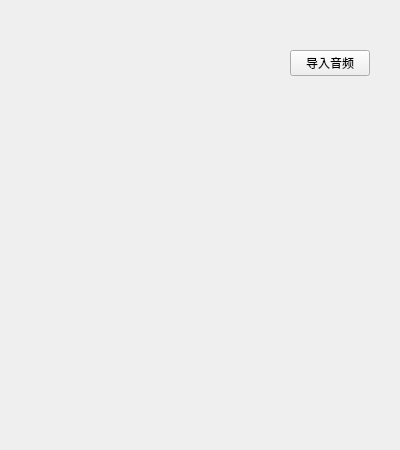
<?xml version="1.0" encoding="UTF-8"?>
<ui version="4.0">
 <class>Form</class>
 <widget class="QWidget" name="Form">
  <property name="geometry">
   <rect>
    <x>0</x>
    <y>0</y>
    <width>400</width>
    <height>450</height>
   </rect>
  </property>
  <property name="windowTitle">
   <string>Form</string>
  </property>
  <layout class="QVBoxLayout" name="verticalLayout_2">
   <property name="spacing">
    <number>0</number>
   </property>
   <property name="leftMargin">
    <number>10</number>
   </property>
   <property name="topMargin">
    <number>50</number>
   </property>
   <property name="rightMargin">
    <number>10</number>
   </property>
   <property name="bottomMargin">
    <number>20</number>
   </property>
   <item>
    <layout class="QVBoxLayout" name="verticalLayout">
     <property name="spacing">
      <number>10</number>
     </property>
     <item>
      <layout class="QHBoxLayout" name="horizontalLayout">
       <item>
        <spacer name="horizontalSpacer">
         <property name="orientation">
          <enum>Qt::Horizontal</enum>
         </property>
         <property name="sizeHint" stdset="0">
          <size>
           <width>40</width>
           <height>20</height>
          </size>
         </property>
        </spacer>
       </item>
       <item>
        <widget class="PrimaryPushButton" name="importAudio">
         <property name="text">
          <string>导入音频</string>
         </property>
        </widget>
       </item>
       <item>
        <spacer name="horizontalSpacer_2">
         <property name="orientation">
          <enum>Qt::Horizontal</enum>
         </property>
         <property name="sizeType">
          <enum>QSizePolicy::Fixed</enum>
         </property>
         <property name="sizeHint" stdset="0">
          <size>
           <width>20</width>
           <height>20</height>
          </size>
         </property>
        </spacer>
       </item>
      </layout>
     </item>
     <item>
      <widget class="ScrollArea" name="ScrollArea">
       <property name="styleSheet">
        <string notr="true">border:none;</string>
       </property>
       <property name="widgetResizable">
        <bool>true</bool>
       </property>
       <widget class="QWidget" name="scrollAreaWidgetContents">
        <property name="geometry">
         <rect>
          <x>0</x>
          <y>0</y>
          <width>378</width>
          <height>334</height>
         </rect>
        </property>
        <layout class="QVBoxLayout" name="verticalLayout_3"/>
       </widget>
      </widget>
     </item>
    </layout>
   </item>
  </layout>
 </widget>
 <customwidgets>
  <customwidget>
   <class>PushButton</class>
   <extends>QPushButton</extends>
   <header>qfluentwidgets</header>
  </customwidget>
  <customwidget>
   <class>PrimaryPushButton</class>
   <extends>PushButton</extends>
   <header>qfluentwidgets</header>
  </customwidget>
  <customwidget>
   <class>ScrollArea</class>
   <extends>QScrollArea</extends>
   <header>qfluentwidgets</header>
   <container>1</container>
  </customwidget>
 </customwidgets>
 <resources/>
 <connections/>
</ui>
